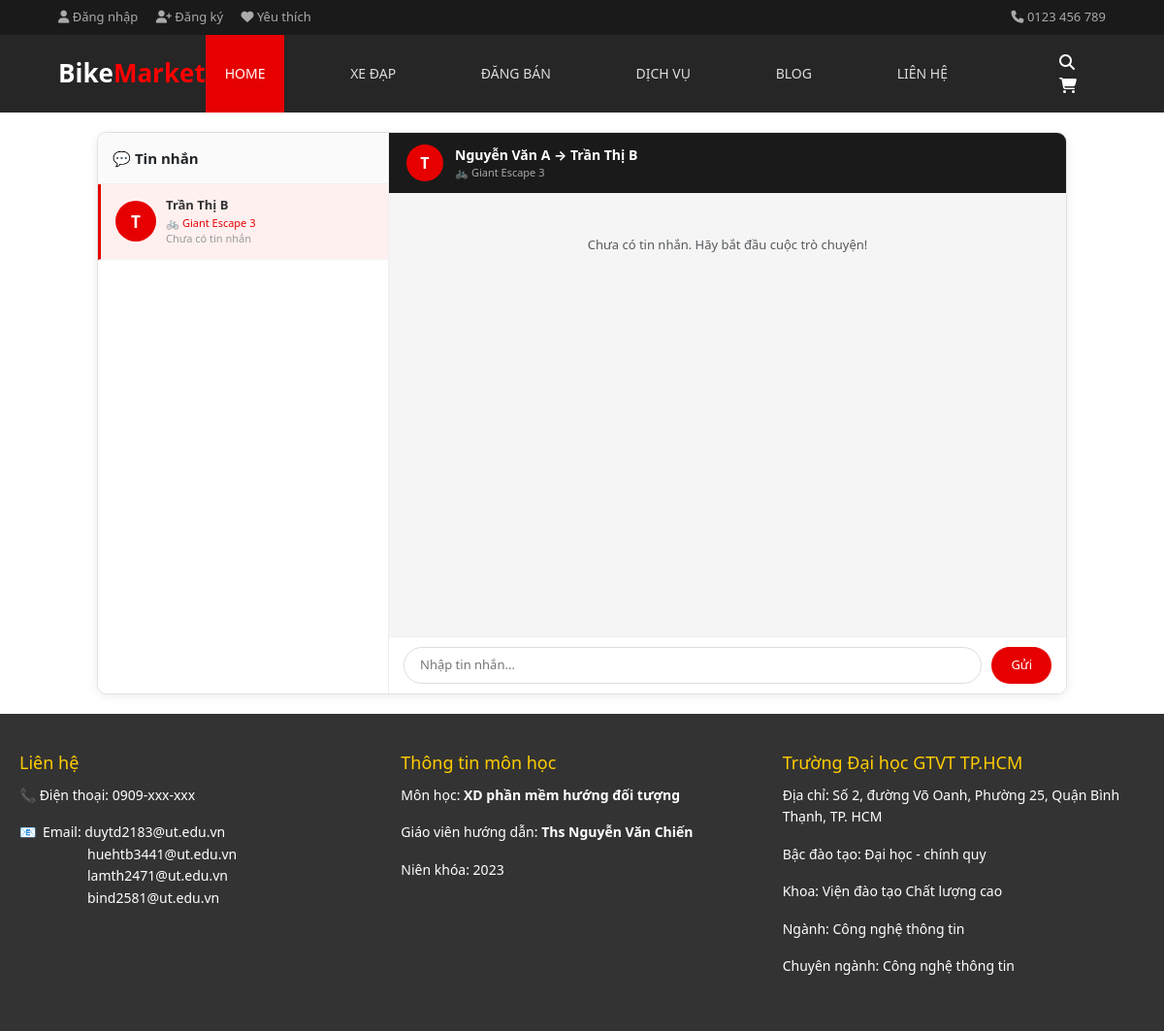
/Message/index.php?action=chat&id=1, run on the app's committed database.
### tables this page shows
CREATE TABLE `cuoc_hoi_thoai` (
  `id` int(11) NOT NULL,
  `buyer_id` int(11) NOT NULL,
  `seller_id` int(11) NOT NULL,
  `xe_id` int(11) NOT NULL,
  `created_at` timestamp NOT NULL DEFAULT current_timestamp()
);

CREATE TABLE `bicycles` (
  `id` int(11) NOT NULL,
  `seller_id` int(11) NOT NULL DEFAULT 2,
  `name` varchar(255) NOT NULL,
  `price` int(11) DEFAULT NULL,
  `category_id` int(11) DEFAULT NULL,
  `brand_id` int(11) DEFAULT NULL,
  `condition_status` varchar(50) DEFAULT NULL,
  `frame_size` varchar(20) DEFAULT NULL,
  `location` varchar(100) DEFAULT NULL,
  `description` text DEFAULT NULL,
  `main_image` varchar(255) DEFAULT NULL,
  `sub_image1` varchar(255) DEFAULT NULL,
  `sub_image2` varchar(255) DEFAULT NULL,
  `sub_image3` varchar(255) DEFAULT NULL,
  `is_featured` tinyint(1) DEFAULT 1,
  `created_at` timestamp NOT NULL DEFAULT current_timestamp()
);

CREATE TABLE `users` (
  `id` int(11) NOT NULL,
  `name` varchar(100) NOT NULL,
  `email` varchar(100) NOT NULL,
  `password` varchar(255) NOT NULL,
  `role` enum('buyer','seller','admin') DEFAULT 'buyer',
  `created_at` timestamp NOT NULL DEFAULT current_timestamp()
);

### Message/controllers/MessageController.php (called while the page is built, shortened)
<?php
require_once "models/Message.php";
class MessageController {
    private $model;
    public function __construct() {
        $this->model = new Message();
    }
    public function chat() {
        $hoi_thoai_id = $_GET['id'] ?? 0;
        $messages     = $this->model->getMessages($hoi_thoai_id);
        $conversation = $this->model->getConversationDetail($hoi_thoai_id);
        $conversations = $this->model->getConversations($_SESSION['user_id']);
        require __DIR__ . "/../views/chat.php";
    }
}

### Message/models/Message.php (called while the page is built, shortened)
<?php
require_once "config/database.php";
class Message {
    private $conn;
    public function __construct() {
        $db = new Database();
        $this->conn = $db->connect();
    }
    public function getConversations($user_id) {
    $query = "SELECT c.*,
                b.name AS ten_xe,
                CASE
                    WHEN c.buyer_id = :user_id THEN u_seller.name
                    ELSE u_buyer.name
                END AS ten_doi_phuong,
                (SELECT noi_dung
                 FROM tin_nhan t
                 WHERE t.hoi_thoai_id = c.id
                 ORDER BY t.created_at DESC
                 LIMIT 1) AS tin_nhan_cuoi
              FROM cuoc_hoi_thoai c
              JOIN bicycles b     ON c.xe_id     = b.id
              JOIN users u_buyer  ON c.buyer_id  = u_buyer.id
              JOIN users u_seller ON c.seller_id = u_seller.id
              WHERE c.buyer_id = :user_id OR c.seller_id = :user_id
              ORDER BY c.created_at DESC";
    $stmt = $this->conn->prepare($query);
    $stmt->execute(['user_id' => $user_id]);
    return $stmt->fetchAll(PDO::FETCH_ASSOC);
}
    public function getConversationDetail($hoi_thoai_id) {
    $query = "SELECT c.*, b.name AS ten_xe,
                u_buyer.name  AS ten_buyer,
                u_seller.name AS ten_seller
              FROM cuoc_hoi_thoai c
              JOIN bicycles b     ON c.xe_id     = b.id
              JOIN users u_buyer  ON c.buyer_id  = u_buyer.id
              JOIN users u_seller ON c.seller_id = u_seller.id
              WHERE c.id = :id";
    $stmt = $this->conn->prepare($query);
    $stmt->execute(['id' => $hoi_thoai_id]);
    return $stmt->fetch(PDO::FETCH_ASSOC);
}
}

### Message/config/database.php (called while the page is built, shortened)
<?php
class Database {
    private $host     = "localhost";
    private $db_name  = "oop_bicycle_system";
    private $username = "root";
    private $password = "";
    public function connect() {
        $this->conn = null;
        try {
            $this->conn = new PDO(
                "mysql:host=" . $this->host . ";dbname=" . $this->db_name,
                $this->username,
                $this->password
            );
            $this->conn->setAttribute(PDO::ATTR_ERRMODE, PDO::ERRMODE_EXCEPTION);
        } catch(PDOException $e) {
            echo "Connection error: " . $e->getMessage();
        }
        return $this->conn;
    }
}

### Message/views/chat.php (the view, shortened to what this page needs)
<?php include __DIR__ . '/../includes/header.php'; ?>
<link href="https://cdn.jsdelivr.net/npm/bootstrap@5.3.0/dist/css/bootstrap.min.css" rel="stylesheet">
<div class="messenger-wrapper">
    <div class="conv-list">
        <div class="conv-list-header">
            💬 Tin nhắn
        </div>
        <?php if (empty($conversations)): ?>
            <div class="p-3 text-muted text-center" style="font-size:13px;">
                Chưa có hội thoại nào
            </div>
        <?php else: ?>
            <?php foreach ($conversations as $c): ?>
                <?php $active = ($c['id'] == ($_GET['id'] ?? 0)) ? 'active' : ''; ?>
                <a href="index.php?action=chat&id=<?= $c['id'] ?>"
                   class="conv-item <?= $active ?>">
                    <div class="conv-avatar">
                        <?= mb_substr($c['ten_doi_phuong'], 0, 1) ?>
                    </div>
                    <div class="conv-info">
                        <div class="conv-name"><?= htmlspecialchars($c['ten_doi_phuong']) ?></div>
                        <div class="conv-bike">🚲 <?= htmlspecialchars($c['ten_xe']) ?></div>
                        <div class="conv-last">
                            <?= htmlspecialchars($c['tin_nhan_cuoi'] ?? 'Chưa có tin nhắn') ?>
                        </div>
                    </div>
                </a>
            <?php endforeach; ?>
        <?php endif; ?>
    </div>
    <div class="chat-area">
        <div class="chat-header">
            <div class="avatar">
                <?= mb_substr($conversation['ten_seller'] ?? '?', 0, 1) ?>
            </div>
            <div>
                <div class="hd-name">
                    <?= htmlspecialchars($conversation['ten_buyer']) ?>
                    →
                    <?= htmlspecialchars($conversation['ten_seller']) ?>
                </div>
                <div class="hd-bike">🚲 <?= htmlspecialchars($conversation['ten_xe']) ?></div>
            </div>
        </div>
        <div class="chat-body" id="chatBody">
            <?php if (empty($messages)): ?>
                <div class="text-center text-muted mt-4" style="font-size:13px;">
                    Chưa có tin nhắn. Hãy bắt đầu cuộc trò chuyện!
                </div>
            <?php endif; ?>
        </div>
        <form method="POST" action="index.php?action=send" class="chat-footer">
            <input type="text" name="noi_dung"
                   placeholder="Nhập tin nhắn..." required autocomplete="off">
            <button type="submit">Gửi</button>
        </form>
    </div>
</div>
<?php include __DIR__ . '/../includes/footer.php'; ?>

### Message/includes/header.php (style rules this page uses)
body { margin: 0; font-family: Arial, sans-serif; }

### Message/views/chat.php (style rules this page uses)
.messenger-wrapper { display: flex; height: calc(100vh - 220px); max-width: 1000px; margin: 20px auto; border: 1px solid #e0e0e0; border-radius: 10px; overflow: hidden; box-shadow: 0 2px 10px rgba(0,0,0,0.08); }
.conv-list { width: 300px; min-width: 300px; border-right: 1px solid #eee; overflow-y: auto; background: #fff; }
.conv-list-header { padding: 15px; font-weight: bold; font-size: 15px; border-bottom: 1px solid #eee; background: #fafafa; }
.conv-item { display: flex; align-items: center; padding: 12px 15px; border-bottom: 1px solid #f5f5f5; text-decoration: none; color: #333; transition: background 0.15s; gap: 10px; }
.conv-item.active { background: #fff0f0; border-left: 3px solid #e60000; }
.conv-avatar { width: 42px; height: 42px; border-radius: 50%; background: #e60000; color: white; display: flex; align-items: center; justify-content: center; font-weight: bold; font-size: 17px; flex-shrink: 0; }
.conv-info { overflow: hidden; }
.conv-name { font-weight: bold; font-size: 13px; white-space: nowrap; overflow: hidden; text-overflow: ellipsis; }
.conv-bike { font-size: 11px; color: #e60000; white-space: nowrap; overflow: hidden; text-overflow: ellipsis; }
.conv-last { font-size: 11px; color: #999; white-space: nowrap; overflow: hidden; text-overflow: ellipsis; }
.chat-area { flex: 1; display: flex; flex-direction: column; background: #fff; min-width: 0; }
.chat-header { background: #1a1a1a; color: white; padding: 12px 18px; display: flex; align-items: center; gap: 12px; flex-shrink: 0; }
.chat-header .avatar { width: 38px; height: 38px; border-radius: 50%; background: #e60000; display: flex; align-items: center; justify-content: center; font-weight: bold; font-size: 16px; flex-shrink: 0; }
.chat-header .hd-name { font-weight: bold; font-size: 14px; }
.chat-header .hd-bike { font-size: 11px; color: #aaa; }
.chat-body { flex: 1; overflow-y: auto; padding: 20px; background: #f5f5f5; display: flex; flex-direction: column; gap: 10px; }
.chat-footer { padding: 10px 15px; border-top: 1px solid #eee; display: flex; gap: 10px; background: white; flex-shrink: 0; }
.chat-footer input { flex: 1; border: 1px solid #ddd; border-radius: 20px; padding: 8px 16px; font-size: 13px; outline: none; }
.chat-footer button { background: #e60000; color: white; border: none; border-radius: 20px; padding: 8px 20px; font-size: 13px; cursor: pointer; }

### data on the page
cuoc_hoi_thoai: ten_doi_phuong "T", ten_doi_phuong "Trần Thị B", xe.name "Giant Escape 3", tin_nhan_cuoi "Chưa có tin nhắn", seller.name "T", buyer.name "Nguyễn Văn A", seller.name "Trần Thị B"
